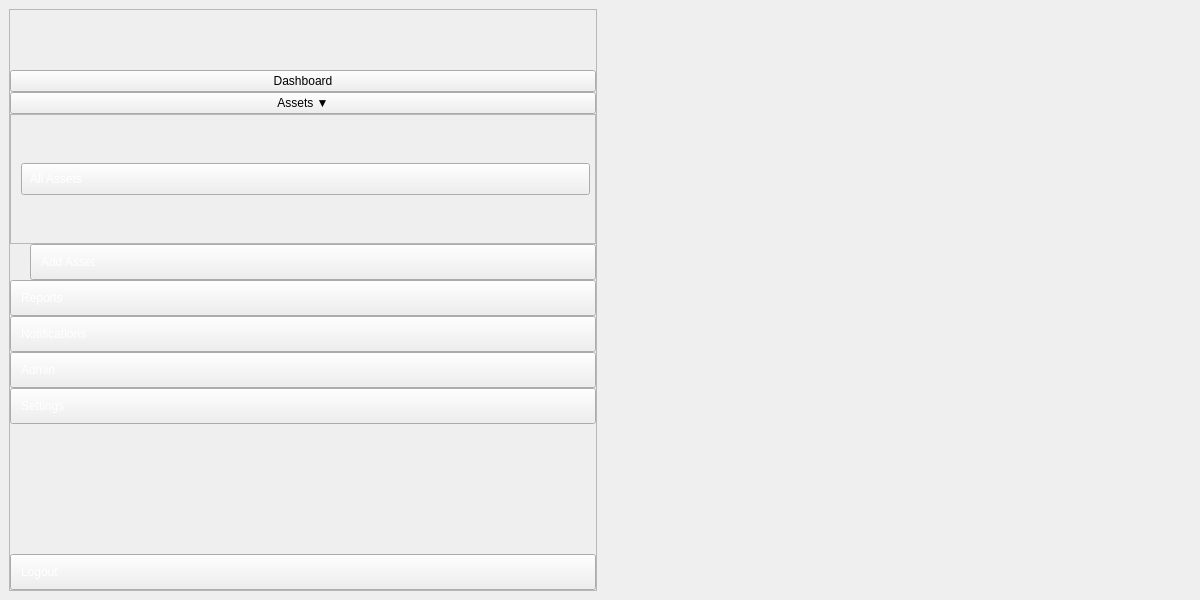
<?xml version="1.0" encoding="UTF-8"?>
<ui version="4.0">
  <class>MainWindow</class>
  <widget class="QMainWindow" name="MainWindow">
    <property name="geometry">
      <rect>
        <x>0</x>
        <y>0</y>
        <width>1200</width>
        <height>600</height>
      </rect>
    </property>
    <property name="windowTitle">
      <string>Asset Management System</string>
    </property>
    <widget class="QWidget" name="centralwidget">
      <layout class="QHBoxLayout" name="horizontalLayout">
        <item>
          <widget class="QFrame" name="navFrame">

            <property name="frameShape">
              <enum>QFrame::StyledPanel</enum>
            </property>
            <layout class="QVBoxLayout" name="verticalLayout">
              <property name="spacing">
               <number>0</number>
              </property>
              <property name="leftMargin">
               <number>0</number>
              </property>
              <property name="rightMargin">
               <number>0</number>
              </property>
              <property name="topMargin">
               <number>0</number>
              </property>
              <property name="bottomMargin">
               <number>0</number>
              </property>
              <item>
                <widget class="QFrame" name="logoFrame">
                  <property name="minimumSize">
                    <size>
                      <width>200</width>
                      <height>60</height>
                    </size>
                  </property>
                  <property name="maximumSize">
                    <size>
                      <width>200</width>
                      <height>60</height>
                    </size>
                  </property>
                  <property name="frameShape">
                    <enum>QFrame::NoFrame</enum>
                  </property>
                  <property name="frameShadow">
                    <enum>QFrame::Plain</enum>
                  </property>
                  <layout class="QHBoxLayout" name="logoLayout">
                    <property name="spacing">
                      <number>0</number>
                    </property>
                    <property name="leftMargin">
                      <number>10</number>
                    </property>
                    <property name="topMargin">
                      <number>5</number>
                    </property>
                    <property name="rightMargin">
                      <number>10</number>
                    </property>
                    <property name="bottomMargin">
                      <number>5</number>
                    </property>
                    <item>
                      <widget class="QLabel" name="logoLabel">
                        <property name="sizePolicy">
                          <sizepolicy hsizetype="Expanding" vsizetype="Expanding">
                            <horstretch>0</horstretch>
                            <verstretch>0</verstretch>
                          </sizepolicy>
                        </property>
                        <property name="minimumSize">
                          <size>
                            <width>140</width>
                            <height>30</height>
                          </size>
                        </property>
                        <property name="maximumSize">
                          <size>
                            <width>180</width>
                            <height>40</height>
                          </size>
                        </property>
                        <property name="text">
                          <string/>
                        </property>
                        <property name="alignment">
                          <set>Qt::AlignCenter</set>
                        </property>
                        <property name="scaledContents">
                          <bool>false</bool>
                        </property>
                      </widget>
                    </item>
                  </layout>
                </widget>
              </item>
              <item>
                <widget class="QPushButton" name="dashboardBtn">
                  <property name="text">
                    <string>Dashboard</string>
                  </property>
                  <property name="icon">
                    <iconset>
                      <normaloff>:/icons/dashboard</normaloff>:/icons/dashboard</iconset>
                  </property>
                </widget>
              </item>
              <item>
                <widget class="QPushButton" name="assetsBtn">
                  <property name="text">
                    <string>Assets ▼</string>
                  </property>
                </widget>
              </item>
              <item>
                <widget class="QScrollArea" name="assetScrollArea">
                  <property name="widgetResizable">
                    <bool>true</bool>
                  </property>
                  <widget class="QWidget" name="assetSubMenu">
                    <layout class="QVBoxLayout" name="assetSubMenuLayout">
                      <property name="leftMargin">
                        <number>10</number>
                      </property>
                      <property name="rightMargin">
                        <number>5</number>
                      </property>
                      <property name="topMargin">
                        <number>2</number>
                      </property>
                      <property name="bottomMargin">
                        <number>2</number>
                      </property>
                      <property name="spacing">
                        <number>1</number>
                      </property>
                      <item>
                      <widget class="QPushButton" name="allAssetsBtn">
                        <property name="styleSheet">
                          <string notr="true">color: white; text-align: left; padding: 8px;</string>
                        </property>
                        <property name="text">
                          <string>All Assets</string>
                        </property>
                      </widget>
                    </item>
                    </layout>
                  </widget>
                </widget>
              </item>
              <item>
                <widget class="QPushButton" name="addAssetBtn">
                  <property name="styleSheet">
                    <string notr="true">color: white; text-align: left; padding: 10px; margin-left: 20px;</string>
                  </property>
                  <property name="text">
                    <string>Add Asset</string>
                  </property>
                  <property name="icon">
                    <iconset>
                      <normaloff>:/icons/plus</normaloff>:/icons/plus</iconset>
                  </property>
                </widget>
              </item>
              <item>
                <widget class="QPushButton" name="reportsBtn">
                  <property name="styleSheet">
                    <string notr="true">color: white; text-align: left; padding: 10px;</string>
                  </property>
                  <property name="text">
                    <string>Reports</string>
                  </property>
                </widget>
              </item>
              <item>
                <widget class="QPushButton" name="notificationsBtn">
                  <property name="styleSheet">
                    <string notr="true">color: white; text-align: left; padding: 10px;</string>
                  </property>
                  <property name="text">
                    <string>Notifications</string>
                  </property>
                </widget>
              </item>
              <item>
                <widget class="QPushButton" name="adminBtn">
                  <property name="styleSheet">
                    <string notr="true">color: white; text-align: left; padding: 10px;</string>
                  </property>
                  <property name="text">
                    <string>Admin</string>
                  </property>
                </widget>
              </item>
              <item>
                <widget class="QPushButton" name="settingsBtn">
                  <property name="styleSheet">
                    <string notr="true">color: white; text-align: left; padding: 10px;</string>
                  </property>
                  <property name="text">
                    <string>Settings</string>
                  </property>
                </widget>
              </item>
              <item>
                <spacer name="verticalSpacer">
                  <property name="orientation">
                    <enum>Qt::Vertical</enum>
                  </property>
                  <property name="sizeHint" stdset="0">
                    <size>
                      <width>20</width>
                      <height>40</height>
                    </size>
                  </property>
                </spacer>
              </item>
              <item>
                <widget class="QPushButton" name="logoutBtn">
                  <property name="styleSheet">
                    <string notr="true">color: white; text-align: left; padding: 10px;</string>
                  </property>
                  <property name="text">
                    <string>Logout</string>
                  </property>
                </widget>
              </item>
            </layout>
          </widget>
        </item>
        <item>
          <widget class="QStackedWidget" name="contentStack">
            <widget class="QWidget" name="dashboardPage"/>
            <widget class="QWidget" name="assetsPage"/>
            <widget class="QWidget" name="notificationsPage"/>
            <widget class="QWidget" name="settingsPage"/>
            <widget class="QWidget" name="reportsPage"/>
            <widget class="QWidget" name="adminPage"/>
          </widget>
        </item>
      </layout>
    </widget>
  </widget>
  <resources/>
  <connections/>
</ui>
